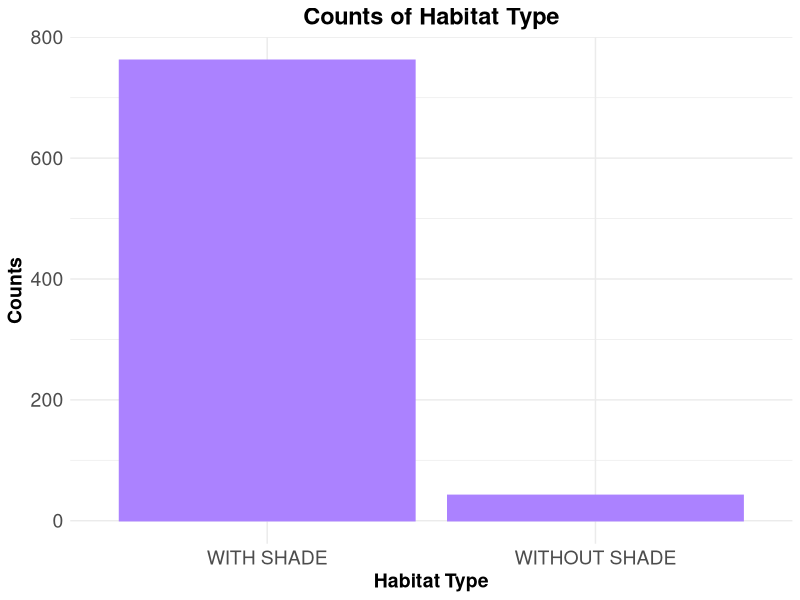
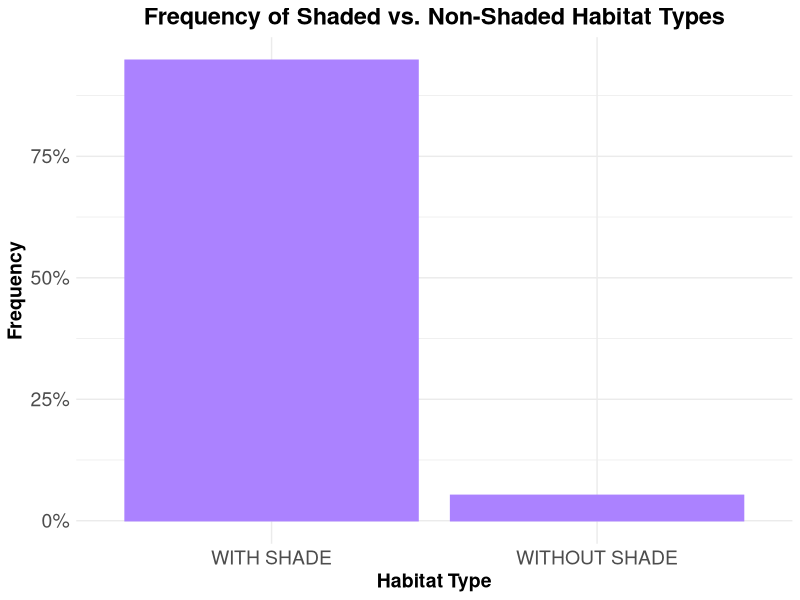
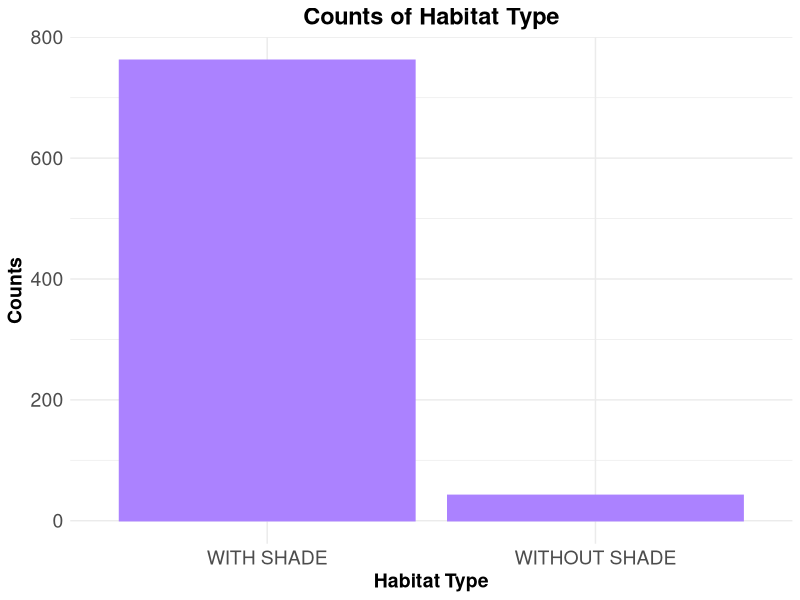
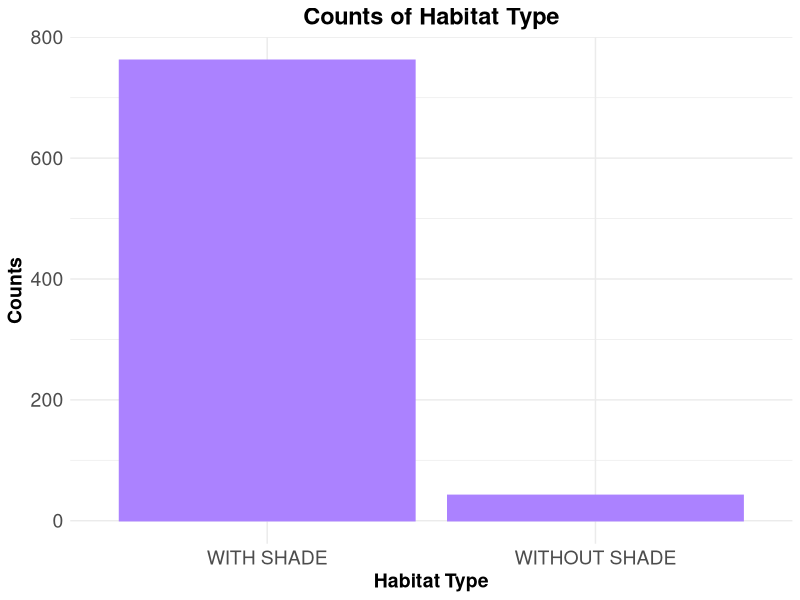
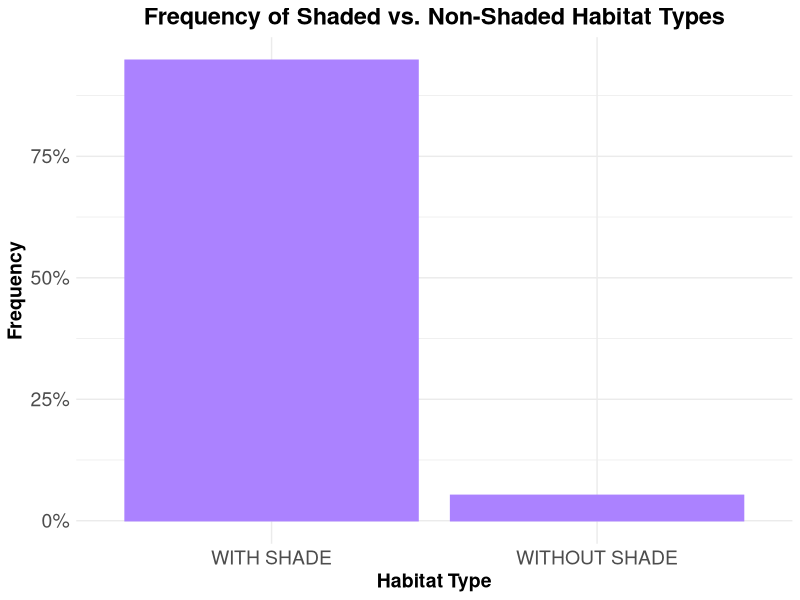
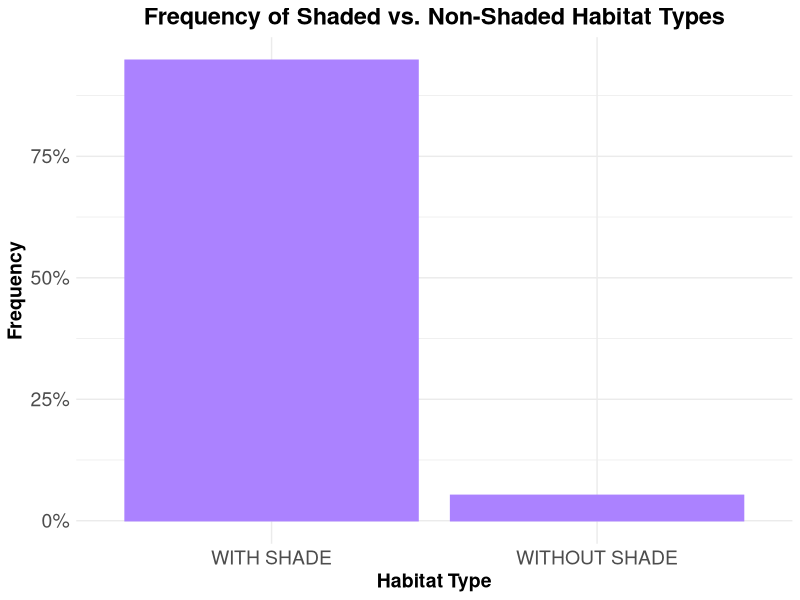

These charts were generated, in order, by the following R code:
# load libraries
library(scales)
library(readr)
library(lubridate)
library(magrittr)
library(ggplot2)
library(car)
library(emmeans)
library(lme4)
library(ggthemes)
library(tidyverse) 

#read in data
prelim_tidy <- read_csv("_data/_tidy/prelim_data_tidycols.csv")
View(prelim_tidy)

#Omit any missing values:
summary(is.na(prelim_tidy))

prelim_temp<-na.omit(prelim_tidy)
View(prelim_temp)

##### OMIT OUTLIERS ###
prelim_temp2 <- prelim_temp
prelim_temp2$therm_t[prelim_temp2$therm_t >= 42] <- NA

View(prelim_temp2)

prelim_temp3<-na.omit(prelim_temp2)
View(prelim_temp3)

####combine levels
#Vertical climb and cling together; make Bp 1 category; St & Sq together
prelim_temp3$pos_beh[prelim_temp3$pos_beh == "Cb"] <- "Su"
prelim_temp3$pos_beh[prelim_temp3$pos_beh == "Br"] <- "Su"
prelim_temp3$pos_beh[prelim_temp3$pos_beh == "QM"] <- "Su"
prelim_temp3$pos_beh[prelim_temp3$pos_beh == "Vci"] <- "VC"
prelim_temp3$pos_beh[prelim_temp3$pos_beh == "Abp"] <- "Bp"
prelim_temp3$pos_beh[prelim_temp3$pos_beh == "BpS"] <- "Bp"
prelim_temp3$pos_beh[prelim_temp3$pos_beh == "BpW"] <- "Bp"
prelim_temp3$pos_beh[prelim_temp3$pos_beh == "Sq"] <- "St"

############
##re-order levels
prelim_temp3$time_od <- factor(prelim_temp3$time_od, levels = c("e_morning", "l_morning", "e_afternoon", "l_afternoon", "evening"))
prelim_temp3$pos_beh <- factor(prelim_temp3$pos_beh, levels = c("Ly", "St", "QS", "QW", "Bp", "Su", "VC"))

###change to factor & numeric
factor_cols <- c("pos_beh","context", "substrate", "hab_type", "individual")
numeric_cols <- c("sun", "therm_t", "t_lo", "t_hi", "amb_t")

prelim_temp3[factor_cols] <- lapply(prelim_temp3[factor_cols], as.factor)

prelim_temp3[numeric_cols] <- lapply(prelim_temp3[numeric_cols], as.numeric)

str(prelim_temp3)

####model
mod_2 <- lmer(therm_t ~ pos_beh + amb_t + sun + date + hab_type + 
                (1|individual), data = prelim_temp3)
summary(mod_2)
confint(mod_2)

###New dataset combining with vs. without shade habitat types
prelim_temp4 <- prelim_temp3
View(prelim_temp4)

#####combine habitat types
levels(prelim_temp4$hab_type)[levels(prelim_temp4$hab_type)=="WD"] <- "WITH SHADE"
levels(prelim_temp4$hab_type)[levels(prelim_temp4$hab_type)=="BMWD"] <- "WITH SHADE"
levels(prelim_temp4$hab_type)[levels(prelim_temp4$hab_type)=="BM"] <- "WITH SHADE"
levels(prelim_temp4$hab_type)[levels(prelim_temp4$hab_type)=="GA"] <- "WITH SHADE"
levels(prelim_temp4$hab_type)[levels(prelim_temp4$hab_type)=="GL"] <- "WITHOUT SHADE"


############
##re-order levels
prelim_temp4$time_od <- factor(prelim_temp4$time_od, levels = c("e_morning", "l_morning", "e_afternoon", "l_afternoon", "evening"))
prelim_temp4$pos_beh <- factor(prelim_temp4$pos_beh, levels = c("Bp", "Ly", "St", "QS", "QW", "Su", "VC"))
prelim_temp4$hab_type <- factor(prelim_temp4$hab_type, levels = c("WITH SHADE", "WITHOUT SHADE"))

###change to factor & numeric
factor_cols <- c("pos_beh","context", "substrate", "hab_type", "individual")
numeric_cols <- c("sun", "therm_t", "t_lo", "t_hi", "amb_t")

prelim_temp4[factor_cols] <- lapply(prelim_temp4[factor_cols], as.factor)

prelim_temp4[numeric_cols] <- lapply(prelim_temp4[numeric_cols], as.numeric)

str(prelim_temp4)

##model new dataset
mod_3 <- lmer(therm_t ~ pos_beh + amb_t + sun + date + hab_type + 
                (1|individual), data = prelim_temp4)
summary(mod_3) ###still no significant difference with habitat type (shaded vs. not)
confint(mod_3)

summary(prelim_temp4$hab_type) ###WITH SHADE: 762; WITHOUT SHADE: 42

###plot habitat type with vs. without shade

counts_shaded <- ggplot(prelim_temp4, aes(hab_type))+
  geom_bar(stat="count", fill = "mediumpurple1", colour = "mediumpurple1") + 
  ggtitle("Counts of Habitat Type") +
  scale_x_discrete(name = "Habitat Type", 
                   labels = c("WITH SHADE", "WITHOUT SHADE")) +
  scale_y_continuous(name = "Counts") +
  theme_minimal()+
  theme(axis.text.x=element_text(size=14),
        axis.text.y=element_text(size=14),
        axis.title.y=element_text(size=14, face="bold"),
        axis.title.x=element_text(size=14, face="bold"),
        plot.title = element_text(hjust = 0.5, size=17, face="bold"))

counts_shaded

##save plot
ggsave("counts_shaded.pdf", width=10, height=6, units="in")

ggsave("counts_shaded.png", width=10, height=6, units="in")

###frequency of shaded vs. not

freq_hab_type <- ggplot(prelim_temp4, aes(hab_type))+
  geom_bar(aes(y = (..count..)/sum(..count..)), bins = 10, 
                 fill = "mediumpurple1", colour = "mediumpurple1")+
  ggtitle("Frequency of Shaded vs. Non-Shaded Habitat Types") +
  scale_y_continuous(name = "Frequency", labels = percent)+
  scale_x_discrete(name = "Habitat Type")+
  theme_minimal()+
  theme(axis.text.x=element_text(size=14),
        axis.text.y=element_text(size=14),
        axis.title.y=element_text(size=14, face="bold"),
        axis.title.x=element_text(size=14, face="bold"),
        plot.title = element_text(hjust = 0.5, size=17, face="bold"))

freq_hab_type  

##save plot
ggsave("freq_hab_type.pdf", width=10, height=6, units="in")

ggsave("freq_hab_type.png", width=10, height=6, units="in")
